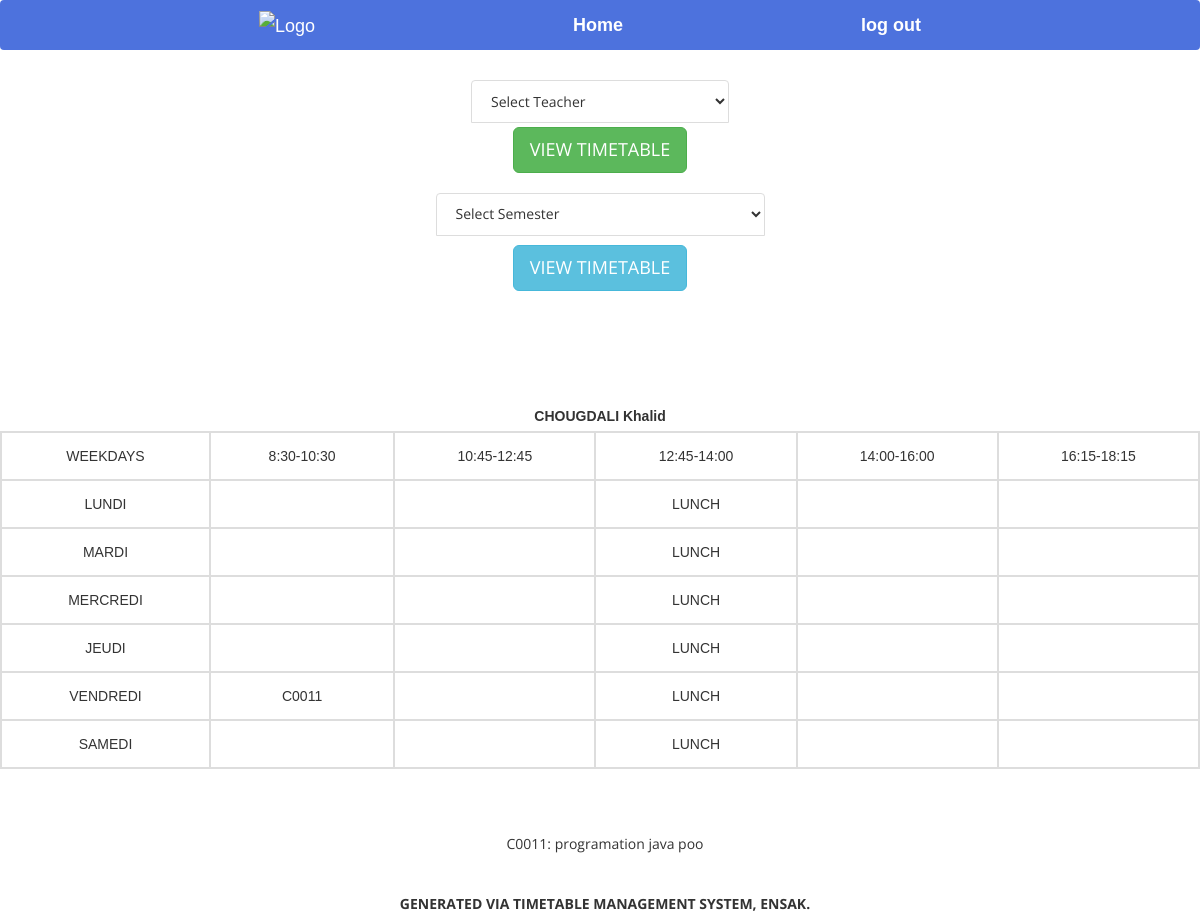
/generatetimetable.php?display=T013, run on the app's committed database.
### tables this page shows
CREATE TABLE `professeur` (
  `id_prof` varchar(10) NOT NULL,
  `nom_prof` text NOT NULL,
  `alias` varchar(10) NOT NULL,
  `designation` varchar(30) NOT NULL,
  `numero_tele` varchar(15) NOT NULL,
  `email` varchar(50) NOT NULL,
  `mdp` varchar(40) NOT NULL
);

CREATE TABLE `t013` (
  `day` varchar(10) NOT NULL,
  `period1` varchar(30) DEFAULT NULL,
  `period2` varchar(30) DEFAULT NULL,
  `period3` varchar(30) DEFAULT NULL,
  `period4` varchar(30) DEFAULT NULL,
  `period5` varchar(30) DEFAULT NULL,
  `period6` varchar(30) DEFAULT NULL
);

CREATE TABLE `module` (
  `id_module` varchar(10) NOT NULL,
  `nom_module` varchar(50) NOT NULL,
  `tp_cours` varchar(15) NOT NULL,
  `semester` int(1) NOT NULL,
  `department` varchar(50) NOT NULL,
  `estreserver` int(1) NOT NULL,
  `prof1` text NOT NULL,
  `prof2` text NOT NULL,
  `prof3` text NOT NULL
);

### generatetimetable.php (the view, shortened to what this page needs)
<!DOCTYPE html>
<html xmlns="http://www.w3.org/1999/xhtml">
<head>
    <link href="assets/css/bootstrap.css" rel="stylesheet"/>
    <link href="assets/css/font-awesome.min.css" rel="stylesheet"/>
    <link href="assets/css/flexslider.css" rel="stylesheet"/>
    <link href="assets/css/style.css" rel="stylesheet"/>
</head>
<body>
<div class="navbar">
      <a href="db.php">
        <img src="photo\cropped-ensak-logo.png" alt="Logo">
        <strong><a href="db.php">Home</a></strong>
      </a>
      <div class="s">
      <strong><a href="index.php">log out</a></strong>
    </div>
    </div>
<form action="generatetimetable.php" method="post">
    <div align="center" style="margin-top: 30px">
        <select name="select_teacher" class="list-group-item">
            <option selected disabled>Select Teacher</option>
        </select>
        <button type="submit" id="viewteacher" class="btn btn-success btn-lg" style="margin-top: 5px">VIEW TIMETABLE
        </button>
    </div>
</form>
<form action="generatetimetable.php" action="studentvalidation.php" method="post">
    <div align="center" style="margin-top: 20px">
        <select id="select_semester" name="select_semester" class="list-group-item">
            <option selected disabled>Select Semester</option>
        </select>
        <button type="submit" class="btn btn-info btn-lg" style="margin-top: 10px">VIEW TIMETABLE</button>
        </div>
    </form>
<div>
    <br>
    <div id="TT" style="background-color: #FFFFFF">
        <table border="2" cellspacing="3" align="center" id="timetable">
            <caption><strong><br><br>
                    <?php
                    if (isset($_POST['select_semester'])) {
                        echo "COMPUTER ENGINEERING DEPARTMENT SEMESTER " . $_POST['select_semester'] . " ";
                        $year = (int)($_POST['select_semester'] / 2) + $_POST['select_semester'] % 2;
                        $r = mysqli_fetch_assoc(mysqli_query(mysqli_connect("localhost", "root", "", "ttms"), "SELECT * from classe
                        WHERE filiere = '$year'"));
                        echo " ( " . $r['nom_salle'], " ) ";
                    } else if (isset($_POST['select_teacher'])) {
                        $id = $_POST['select_teacher'];
                        $r = mysqli_fetch_assoc(mysqli_query(mysqli_connect("localhost", "root", "", "ttms"), "SELECT * FROM professeur
                        WHERE id_prof = '$id'"));
                        echo $r['nom_prof'];
                    } else if (isset($_GET['display'])) {
                        $id = $_GET['display'];
                        $r = mysqli_fetch_assoc(mysqli_query(mysqli_connect("localhost", "root", "", "ttms"), "SELECT * FROM professeur
                        WHERE id_prof = '$id'"));
                        echo $r['nom_prof'];
                    }
                    ?>
                </strong></caption>
            <tr>
            <td style="text-align:center">WEEKDAYS</td>
            <td style="text-align:center">8:30-10:30</td>
            <td style="text-align:center">10:45-12:45</td>
            <td style="text-align:center">12:45-14:00</td>
            <td style="text-align:center">14:00-16:00</td>
            <td style="text-align:center">16:15-18:15</td>
            </tr>
            <tr>
                <?php
                $table = null;
                if (isset($_POST['select_semester'])) {
                    $table = " semester" . $_POST['select_semester'] . " ";
                } else if (isset($_POST['select_teacher'])) {
                    $table = " " . $_POST['select_teacher'] . " ";
                } else if (isset($_GET['display'])) {
                    $table = " " . $_GET['display'] . " ";
                } else
                    echo '</table>';
                if (isset($_POST['select_semester']) || isset($_POST['select_teacher']) || isset($_GET['display'])) {
                    $q = mysqli_query(mysqli_connect("localhost", "root", "", "ttms"),
                        "SELECT * FROM .$table");
                    $qq = mysqli_query(mysqli_connect("localhost", "root", "", "ttms"),
                        "SELECT * FROM module");
                    $days = array('LUNDI', 'MARDI', 'MERCREDI', 'JEUDI', 'VENDREDI', 'SAMEDI');
                    $i = -1;
                    $str = "<br>";
                    $tid = "";
                    if (isset($_POST['select_semester'])) {
                        while ($r = mysqli_fetch_assoc($qq)) {
                            if ($r['estreserver'] == 1 && $r['semester'] == $_POST['select_semester']) {
                                $str .= $r['id_module'] . ": " . $r['nom_module'] . ", ";
                                if (isset($r['prof1'])) {
                                    $id = $r['prof1'];
                                    $qqq = mysqli_query(mysqli_connect("localhost", "root", "", "ttms"),
                                        "SELECT * FROM professeur WHERE id_prof = '$id'");
                                    $rr = mysqli_fetch_assoc($qqq);
                                    $str .= " " . $rr['alias'] . ": " . $rr['nom_prof'] . " ";
                                }
                                if ($r['tp_cours'] !== "LAB") {
                                    $str .= "<br>";
                                    continue;
                                } else {
                                    $str .= ", ";
                                }
                                if (isset($r['prof2'])) {
                                    $id = $r['prof2'];
                                    $qqq = mysqli_query(mysqli_connect("localhost", "root", "", "ttms"),
                                        "SELECT * FROM professeur WHERE id_prof = '$id'");
                                    $rr = mysqli_fetch_assoc($qqq);
                                    $str .= " " . $rr['alias'] . ": " . $rr['nom_prof'] . ", ";
                                }
                                if (isset($r['prof3'])) {
                                    $id = $r['prof3'];
                                    $qqq = mysqli_query(mysqli_connect("localhost", "root", "", "ttms"),
                                        "SELECT * FROM professeur WHERE id_prof = '$id'");
                                    $rr = mysqli_fetch_assoc($qqq);
                                    $str .= " " . $rr['alias'] . ": " . $rr['nom_prof'] . "<br>";
                                }
                            }
                        }
                    } else if (isset($_POST['select_teacher']) || isset($_GET['display'])) {
                        if (isset($_POST['select_teacher'])) {
                            $tid = $_POST['select_teacher'];
                        } else if (isset($_GET['display'])) {
                            $tid = $_GET['display'];
                            $tid = strtoupper($tid);
                        }
                        while ($r = mysqli_fetch_assoc($qq)) {
                            if ($r['estreserver'] == 1 && $r['prof1'] == $tid) {
                                $str .= $r['id_module'] . ": " . $r['nom_module'] . " <br>";
                            } else if ($r['estreserver'] == 1 && isset($r['prof2']) && $r['prof2'] == $tid) {
                                $str .= $r['id_module'] . ": " . $r['nom_module'] . " <br>";
                            } else if ($r['estreserver'] == 1 && isset($r['prof3']) && $r['prof3'] == $tid) {
                                $str .= $r['id_module'] . ": " . $r['nom_module'] . " <br>";
                            }
                        }
                    }
                    while ($row = mysqli_fetch_assoc($q)) {
                        $i++;
                        echo "
                 <tr><td style=\"text-align:center\">$days[$i]</td>
                 <td style=\"text-align:center\">{$row['period1']}</td>
                <td style=\"text-align:center\">{$row['period2']}</td>
                <td style=\"text-align:center\">LUNCH</td>
                <td style=\"text-align:center\">{$row['period3']}</td>
                 <td style=\"text-align:center\">{$row['period4']}</td>
                </tr>\n";
                    }
                    echo '</table>';
                    $sign = "GENERATED VIA TIMETABLE MANAGEMENT SYSTEM, ENSAK.";
                    echo "<div style='margin-left: 10px' align='center'>" . "<br>" . $str . "<br></div>" .
                        "<div style='margin-left: 10px' align='center'>" . "<strong>" . $sign . "<br></strong></div>";
                }
                ?>
    </div>
</div>
</body>
</html>

### generatetimetable.php (style rules this page uses)
.navbar { overflow: hidden; background-color: #4d72dd; font-family: Arial; display: flex; justify-content: space-between; align-items: center; padding: 0 40px; }
.navbar a { color: white; text-decoration: none; margin-right: 20px; font-size: 18px; transition: all 0.2s ease; }
.navbar img { height: 50px; margin-right: 20px; }
table { margin-top: 20px; font-family: arial, sans-serif; border-collapse: collapse; width: 100%; }
td, th { border: 2px solid #dddddd; text-align: left; padding: 8px; }
tr:nth-child(even) { background-color: #ffffff; }
tr:nth-child(odd) { background-color: #ffffff; }

### data on the page
professeur: nom_prof "CHOUGDALI Khalid"
t013: i "LUNDI"
t013: i "MARDI"
t013: i "MERCREDI"
t013: i "JEUDI"
t013: i "VENDREDI", period1 "C0011"
t013: i "SAMEDI"
module: id_module "C0011", nom_module "programation java poo"

### other printed values
$sign "GENERATED VIA TIMETABLE MANAGEMENT SYSTEM, ENSAK."
